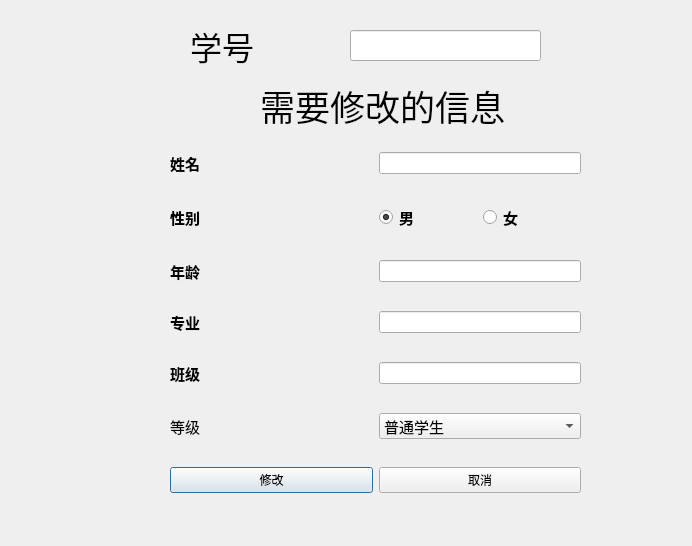
<?xml version="1.0" encoding="UTF-8"?>
<ui version="4.0">
 <class>change_stu</class>
 <widget class="QDialog" name="change_stu">
  <property name="geometry">
   <rect>
    <x>0</x>
    <y>0</y>
    <width>692</width>
    <height>546</height>
   </rect>
  </property>
  <property name="windowTitle">
   <string>修改学生信息</string>
  </property>
  <property name="windowIcon">
   <iconset resource="res.qrc">
    <normaloff>:/picture/114287760_p0.png</normaloff>:/picture/114287760_p0.png</iconset>
  </property>
  <widget class="QWidget" name="widget_2" native="true">
   <property name="geometry">
    <rect>
     <x>190</x>
     <y>10</y>
     <width>361</width>
     <height>71</height>
    </rect>
   </property>
   <widget class="QLineEdit" name="id">
    <property name="geometry">
     <rect>
      <x>160</x>
      <y>20</y>
      <width>191</width>
      <height>31</height>
     </rect>
    </property>
    <property name="inputMask">
     <string/>
    </property>
    <property name="text">
     <string/>
    </property>
    <property name="maxLength">
     <number>10</number>
    </property>
    <property name="placeholderText">
     <string/>
    </property>
   </widget>
   <widget class="QLabel" name="label">
    <property name="geometry">
     <rect>
      <x>0</x>
      <y>0</y>
      <width>81</width>
      <height>71</height>
     </rect>
    </property>
    <property name="font">
     <font>
      <pointsize>24</pointsize>
      <bold>false</bold>
     </font>
    </property>
    <property name="text">
     <string>学号</string>
    </property>
   </widget>
  </widget>
  <widget class="QWidget" name="widget" native="true">
   <property name="geometry">
    <rect>
     <x>170</x>
     <y>130</y>
     <width>411</width>
     <height>391</height>
    </rect>
   </property>
   <layout class="QGridLayout" name="gridLayout">
    <item row="1" column="2">
     <widget class="QRadioButton" name="boy">
      <property name="font">
       <font>
        <pointsize>11</pointsize>
        <bold>true</bold>
       </font>
      </property>
      <property name="text">
       <string>男</string>
      </property>
      <property name="checked">
       <bool>true</bool>
      </property>
     </widget>
    </item>
    <item row="4" column="2" colspan="2">
     <widget class="QLineEdit" name="class_2">
      <property name="inputMask">
       <string/>
      </property>
      <property name="maxLength">
       <number>32767</number>
      </property>
      <property name="placeholderText">
       <string/>
      </property>
     </widget>
    </item>
    <item row="6" column="0" colspan="2">
     <widget class="QPushButton" name="pushButton">
      <property name="text">
       <string>修改</string>
      </property>
     </widget>
    </item>
    <item row="4" column="0">
     <widget class="QLabel" name="label_6">
      <property name="font">
       <font>
        <pointsize>11</pointsize>
        <bold>true</bold>
       </font>
      </property>
      <property name="text">
       <string>班级</string>
      </property>
     </widget>
    </item>
    <item row="2" column="0">
     <widget class="QLabel" name="label_4">
      <property name="font">
       <font>
        <pointsize>11</pointsize>
        <bold>true</bold>
       </font>
      </property>
      <property name="text">
       <string>年龄</string>
      </property>
     </widget>
    </item>
    <item row="0" column="2" colspan="2">
     <widget class="QLineEdit" name="name">
      <property name="inputMask">
       <string/>
      </property>
      <property name="text">
       <string/>
      </property>
      <property name="maxLength">
       <number>12</number>
      </property>
      <property name="placeholderText">
       <string/>
      </property>
     </widget>
    </item>
    <item row="1" column="3">
     <widget class="QRadioButton" name="gril">
      <property name="font">
       <font>
        <pointsize>11</pointsize>
        <bold>true</bold>
       </font>
      </property>
      <property name="text">
       <string>女</string>
      </property>
     </widget>
    </item>
    <item row="3" column="0">
     <widget class="QLabel" name="label_5">
      <property name="font">
       <font>
        <pointsize>11</pointsize>
        <bold>true</bold>
       </font>
      </property>
      <property name="text">
       <string>专业</string>
      </property>
     </widget>
    </item>
    <item row="6" column="2" colspan="2">
     <widget class="QPushButton" name="cancel">
      <property name="text">
       <string>取消</string>
      </property>
     </widget>
    </item>
    <item row="0" column="0">
     <widget class="QLabel" name="label_3">
      <property name="font">
       <font>
        <pointsize>11</pointsize>
        <bold>true</bold>
       </font>
      </property>
      <property name="text">
       <string>姓名</string>
      </property>
     </widget>
    </item>
    <item row="1" column="0">
     <widget class="QLabel" name="label_2">
      <property name="font">
       <font>
        <pointsize>11</pointsize>
        <bold>true</bold>
       </font>
      </property>
      <property name="text">
       <string>性别</string>
      </property>
     </widget>
    </item>
    <item row="2" column="2" colspan="2">
     <widget class="QLineEdit" name="age">
      <property name="text">
       <string/>
      </property>
      <property name="maxLength">
       <number>5</number>
      </property>
      <property name="placeholderText">
       <string/>
      </property>
     </widget>
    </item>
    <item row="3" column="2" colspan="2">
     <widget class="QLineEdit" name="pro">
      <property name="text">
       <string/>
      </property>
      <property name="maxLength">
       <number>15</number>
      </property>
      <property name="placeholderText">
       <string/>
      </property>
     </widget>
    </item>
    <item row="5" column="0">
     <widget class="QLabel" name="label_8">
      <property name="font">
       <font>
        <pointsize>11</pointsize>
       </font>
      </property>
      <property name="text">
       <string>等级</string>
      </property>
     </widget>
    </item>
    <item row="5" column="2" colspan="2">
     <widget class="QComboBox" name="comboBox">
      <property name="font">
       <font>
        <pointsize>11</pointsize>
       </font>
      </property>
      <item>
       <property name="text">
        <string>普通学生</string>
       </property>
      </item>
      <item>
       <property name="text">
        <string>班长</string>
       </property>
      </item>
     </widget>
    </item>
   </layout>
  </widget>
  <widget class="QLabel" name="label_7">
   <property name="geometry">
    <rect>
     <x>260</x>
     <y>70</y>
     <width>271</width>
     <height>71</height>
    </rect>
   </property>
   <property name="font">
    <font>
     <pointsize>26</pointsize>
    </font>
   </property>
   <property name="text">
    <string>需要修改的信息</string>
   </property>
  </widget>
 </widget>
 <resources>
  <include location="res.qrc"/>
 </resources>
 <connections/>
</ui>
